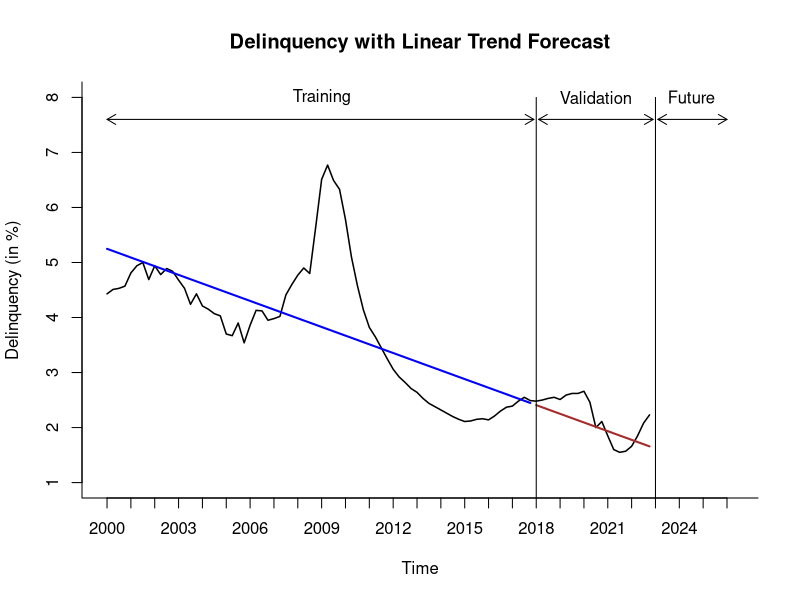
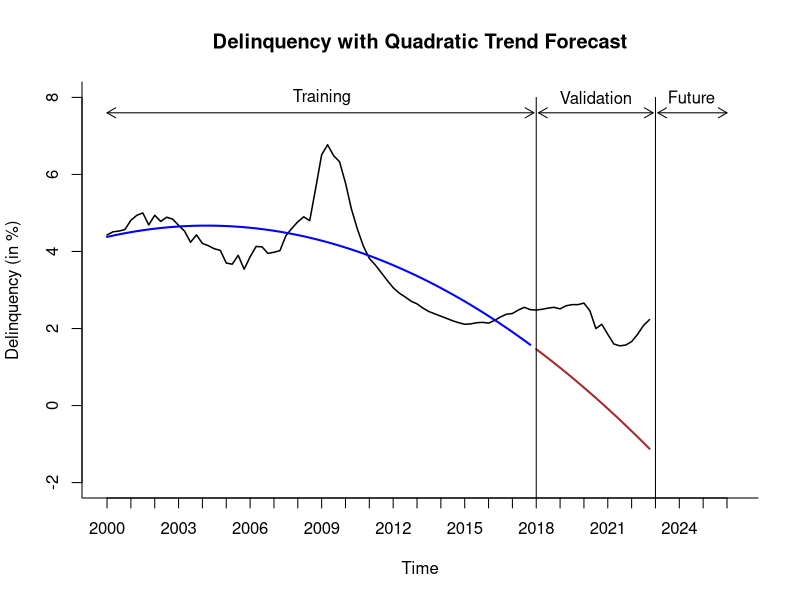
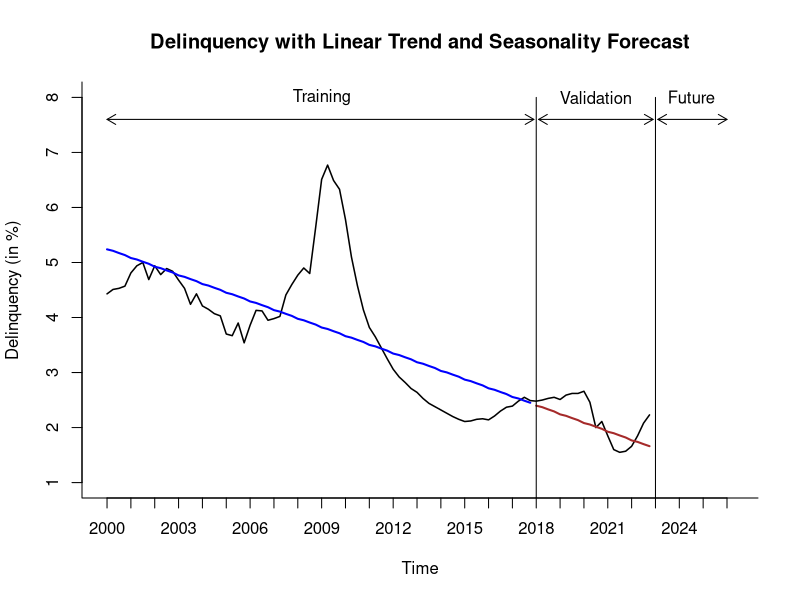
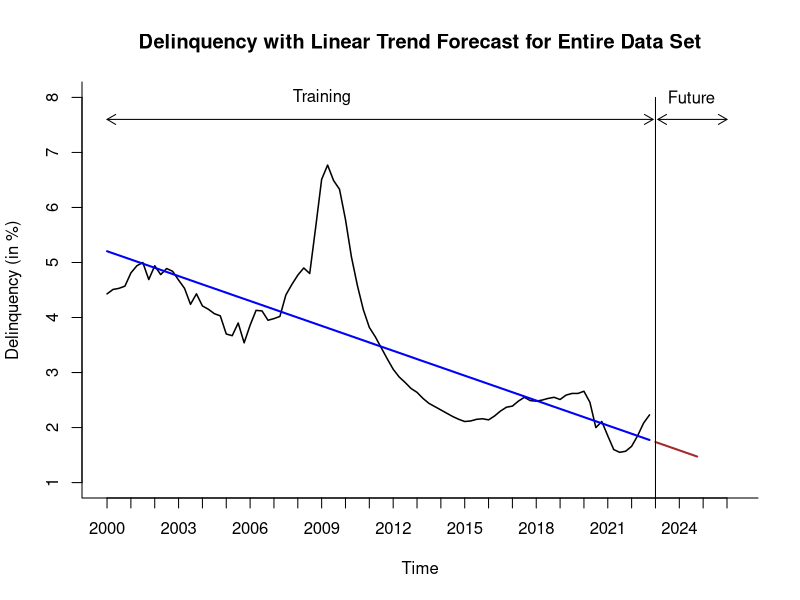

The R script that drew these images, in order:

## USE FORECAST LIBRARY.

library(forecast)

## CREATE DATA FRAME. 

# Set working directory for locating files.
setwd("C:/misc/673_BAN/module3_regression")

# Create data frame.
delin.data <- read.csv("delinquency_rate_comp.csv")

# See the first 6 records of the file.
head(delin.data)
tail(delin.data)

## Columns in delin.data:
# time_period - quarterly period from Q1 of 2000 
#               to Q4 of 2022.
# delin - delinquency rate on credit card loans for all 
#         commercial banks, %
# ccredit - consumer credit (non-revolving) including 
#           all credits/loans in banks, % of change  
# unemploy - overall unemployment, % 


## USE ts() FUNCTION TO CREATE TIME SERIES DATA SET.
## PARTITION DATA SET.

# Function ts() takes three arguments: start, end, and freq.
# With quarterly data, frequency in a season (year) is equal to 4.
# Arguments start and end are pairs: (season number, period number).
delin.ts <- ts(delin.data$delin, 
            start = c(2000, 1), end = c(2022, 4), freq = 4)
ccredit.ts <- ts(delin.data$ccredit, 
            start = c(2000, 1), end = c(2022, 4), freq = 4)
unemploy.ts <- ts(delin.data$unemploy, 
            start = c(2000, 1), end = c(2022, 4), freq = 4)

# Define the numbers of months in the training and validation sets for
# delin.ts, nTrain and nValid, respectively.
nValid <- 20 
nTrain <- length(delin.ts) - nValid
train.ts <- window(delin.ts, start = c(2000, 1), end = c(2000, nTrain))
valid.ts <- window(delin.ts, start = c(2000, nTrain + 1), 
                   end = c(2000, nTrain + nValid))

## FIT VARIOUS REGRESSION MODELS FOR TRAINING DATA SET. 
## FORECAST IN VALIDATION PERIOD AND PLOT DATA AND 
## REGRESSION MODELS.
## PROVIDE ACCURACY MEASURES FOR THESE MODELS.

# Use tslm() function to create linear trend (delin.lin) 
# model for training partition. Forecast for the validation 
# partition periods (delin.lin.pred).
delin.lin <- tslm(train.ts ~ trend)
summary(delin.lin)
delin.lin.pred <- forecast(delin.lin, h = nValid, level = 0)
delin.lin.pred

# Use plot() function to create plot with linear trend. 
plot(delin.ts, 
     xlab = "Time", ylab = "Delinquency (in %)", xaxt = "n",
     ylim = c (1, 8), xlim = c(2000, 2026.25), bty = "l", lwd = 1.5,
     main = "Delinquency with Linear Trend Forecast")
axis(1, at = seq(2000, 2026, 1), labels = format(seq(2000, 2026, 1)))
lines(delin.lin$fitted, lwd = 2, col="blue")
lines(delin.lin.pred$mean, lwd = 2, col="brown")

# Plot on chart vertical lines and horizontal arrows describing
# training, validation, and future prediction intervals.
lines(c(2018, 2018), c(0, 8))
lines(c(2023, 2023), c(0, 8))
text(2009, 8, "Training")
text(2020.5, 8, "Validation")
text(2024.5, 8, "Future")
arrows(2000, 7.6, 2017.9, 7.6, code = 3, length = 0.1,
       lwd = 1, angle = 30)
arrows(2018.1, 7.6, 2022.9, 7.6, code = 3, length = 0.1,
       lwd = 1, angle = 30)
arrows(2023.1, 7.6, 2026, 7.6, code = 3, length = 0.1,
       lwd = 1, angle = 30)

# Use tslm() function to create quadratic trend (delin.quad)
# model for time series data. Forecast for the validation 
# partition periods (delin.quad.pred).
delin.quad <- tslm(train.ts ~ trend + I(trend^2))
summary(delin.quad)
delin.quad.pred <- forecast(delin.quad, h = nValid, level = 0)
delin.lin.pred

# Use plot() function to create plot with quadratic trend. 
plot(delin.ts, 
     xlab = "Time", ylab = "Delinquency (in %)", xaxt = "n",
     ylim = c (-2, 8), xlim = c(2000, 2026.25), bty = "l", lwd = 1.5,
     main = "Delinquency with Quadratic Trend Forecast")
axis(1, at = seq(2000, 2026, 1), labels = format(seq(2000, 2026, 1)))
lines(delin.quad$fitted, lwd = 2, col="blue")
lines(delin.quad.pred$mean, lwd = 2, col="brown")

# Plot on chart vertical lines and horizontal arrows describing
# training, validation, and future prediction intervals.
lines(c(2018, 2018), c(-2.5, 8))
lines(c(2023, 2023), c(-2.5, 8))
text(2009, 8, "Training")
text(2020.5, 8, "Validation")
text(2024.5, 8, "Future")
arrows(2000, 7.6, 2017.9, 7.6, code = 3, length = 0.1,
       lwd = 1, angle = 30)
arrows(2018.1, 7.6, 2022.9, 7.6, code = 3, length = 0.1,
       lwd = 1, angle = 30)
arrows(2023.1, 7.6, 2026, 7.6, code = 3, length = 0.1,
       lwd = 1, angle = 30)

# Use tslm() function to create linear trend and seasonality
# model (delin.lin.seas) for time series data. Forecast for 
# the validation partition periods (delin.lin.seas.pred).
delin.lin.seas <- tslm(train.ts ~ trend + season)
summary(delin.lin.seas)
delin.lin.seas.pred <- forecast(delin.lin.seas, h = nValid, level = 0)
delin.lin.seas.pred

# Use plot() function to create plot with linear trend and
# seasonality.
plot(delin.ts, 
     xlab = "Time", ylab = "Delinquency (in %)", xaxt = "n",
     ylim = c (1, 8), xlim = c(2000, 2026.25), bty = "l", lwd = 1.5,
     main = "Delinquency with Linear Trend and Seasonality Forecast")
axis(1, at = seq(2000, 2026, 1), labels = format(seq(2000, 2026, 1)))
lines(delin.lin.seas$fitted, lwd = 2, col="blue")
lines(delin.lin.seas.pred$mean, lwd = 2, col="brown")

# Plot on chart vertical lines and horizontal arrows describing
# training, validation, and future prediction intervals.
lines(c(2018, 2018), c(0, 8))
lines(c(2023, 2023), c(0, 8))
text(2009, 8, "Training")
text(2020.5, 8, "Validation")
text(2024.5, 8, "Future")
arrows(2000, 7.6, 2017.9, 7.6, code = 3, length = 0.1,
       lwd = 1, angle = 30)
arrows(2018.1, 7.6, 2022.9, 7.6, code = 3, length = 0.1,
       lwd = 1, angle = 30)
arrows(2023.1, 7.6, 2026, 7.6, code = 3, length = 0.1,
       lwd = 1, angle = 30)

#Accuracy measures for the three forecasts: linear trend, 
# quadratic trend, and linear trend with seasonality. 
round(accuracy(delin.lin.pred$mean, valid.ts),3)
round(accuracy(delin.quad.pred$mean, valid.ts),3)
round(accuracy(delin.lin.seas.pred$mean, valid.ts),3)

#---------------------------------------------------------------- RESUME HERE ----------------------------------
## FIT LINEAR TREND REGRESSION MODEL FOR ENTIRE DATA SET. 
## FORECAST AND PLOT DATA AND REGRESSION MODEL.

# Use tslm() function to create linear trend (delin.lin.tot) 
# model for entire data set. Forecast for the future 8 
# periods (delin.lin.tot.pred).
delin.lin.tot <- tslm(delin.ts ~ trend)
summary(delin.lin.tot)
delin.lin.tot.pred <- forecast(delin.lin.tot, h = 8, level = 0)
delin.lin.tot.pred

# Use plot() function to create plot with linear trend for entire
# data set. 
plot(delin.ts, 
     xlab = "Time", ylab = "Delinquency (in %)", xaxt = "n",
     ylim = c (1, 8), bty = "l", lwd = 1.5, xlim = c(2000, 2026.25),
     main = "Delinquency with Linear Trend Forecast for Entire Data Set", 
     )
axis(1, at = seq(2000, 2026, 1), labels = format(seq(2000, 2026, 1)))
lines(delin.lin.tot$fitted, lwd = 2, col="blue")
lines(delin.lin.tot.pred$mean, lwd = 2, col="brown")

# Plot on chart vertical lines and horizontal arrows describing
# training, validation, and future prediction intervals.
lines(c(2023, 2023), c(0, 8))
text(2009, 8, "Training")
text(2024.5, 8, "Future")
arrows(2000, 7.6, 2022.9, 7.6, code = 3, length = 0.1,
       lwd = 1, angle = 30)
arrows(2023.1, 7.6, 2026, 7.6, code = 3, length = 0.1,
       lwd = 1, angle = 30)


## FIT REGRESSION MODEL WITH LINEAR TREND AND TWO OR
## ONE EXTERNAL VARIABLES FOR ENTIRE DATA SET. 
## FORECAST DATA AND MEASURE FORECAST ACCURACY.

# Check correlation between the delin variable and 
# external variables, ccredit and unemploy. 

# The null hypothesis - correlation coefficient is equal 
# to 0 (zero). With 95% of confidence level, p-value 
# should be equal to or greater than 0.05. 
# The alternative hypothesis - correlation coefficient is
# not equal to 0 (zero). With 95% of confidence level, p-value 
# should be less than 0.05.
corr_ccredit <- cor.test(delin.data$delin, delin.data$ccredit, 
                   method = "pearson")
corr_ccredit

corr_unemploy <- cor.test(delin.data$delin, delin.data$unemploy, 
                   method = "pearson")
corr_unemploy

# Use tslm() function to create linear trend with two 
# external variables.
delin.external_2 <- tslm(delin.ts ~ trend + 
                    ccredit.ts + unemploy.ts)

# See summary of the model with linear trend and two external 
# variables.
summary(delin.external_2)

# To forecast 4 quarters of 2023, develop the values of the 
# variables for those periods with two external variables. 
# Apply forecast() function to make predictions for ts with 
# trend and two external variables in 4 quarters of 2023.  
forecast_param_2 <- data.frame(trend = c(93:96), 
                    ccredit.ts = c(2.2, 2.8, 3.9, 3.8),
                    unemploy.ts = c(3.6, 3.7, 4.1, 4.3))
forecast_param_2

delin.external_2.pred <- forecast(delin.external_2, 
                     newdata = forecast_param_2, level = 0)

delin.external_2.pred


# Use tslm() function to create linear trend with one 
# external variable.
delin.external_1 <- tslm(delin.ts ~ trend + ccredit.ts)

# See summary of the model with linear trend and one
# external variable.
summary(delin.external_1)

# To forecast 4 quarters of 2023, develop the values of the 
# variables for those periods with one external variable. 
# Apply forecast() function to make predictions for ts with 
# trend and one external variables in 4 quarters of 2023.  
forecast_param_1 <- data.frame(trend = c(93:96), 
                    ccredit.ts = c(2.2, 2.8, 3.9, 3.8))
forecast_param_1

delin.external_1.pred <- forecast(delin.external_1, 
                newdata = forecast_param_1, level = 0)

delin.external_1.pred


# Measure accuracy of the forecast with linear trend and external 
# variable(s), forecast with linear trend, naive and seasonal
# naive forecasts.
round(accuracy(delin.external_2.pred$fitted, delin.ts),3)
round(accuracy(delin.external_1.pred$fitted, delin.ts),3)
round(accuracy(delin.lin.tot.pred$fitted, delin.ts),3)
